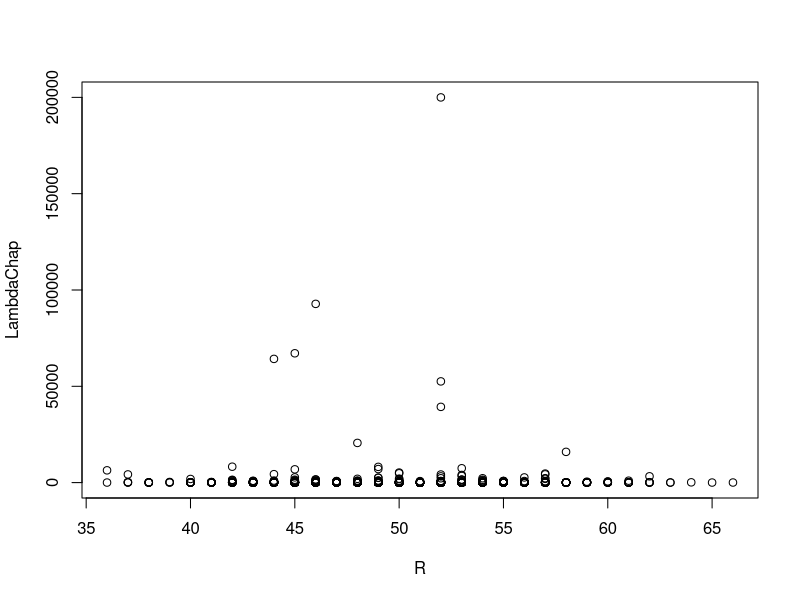

The R source for this figure:
##Simulation d'un échantillon censuré de type III
##de loi exponentielle
simExpIII <- function(TailleEch,lambda)
{
  res = matrix(0,TailleEch,2)
  sim = rexp(TailleEch,lambda)
  Tc = rexp(TailleEch,lambda)
  for (i in 1:TailleEch) {
    if (Tc[i]<sim[i]) {
      res[i,2] = 0
      res[i,1] = Tc[i]
    } else {
      res[i,2] = 1
      res[i,1] = sim[i]
    }   
  }
  return(res)
}


TailleEch=100
lambda = 1
NbIt = 1000
LambdaChap = c(1:NbIt)
R = c(1:NbIt)
for ( i in 1:NbIt) {
  exp = simExpIII(TailleEch,lambda)
  ##données observées
  R[i] = sum(exp[,2])
  LambdaChap[i] = sum(exp[,2])/sum(exp[1,])  
}


plot(R,LambdaChap)